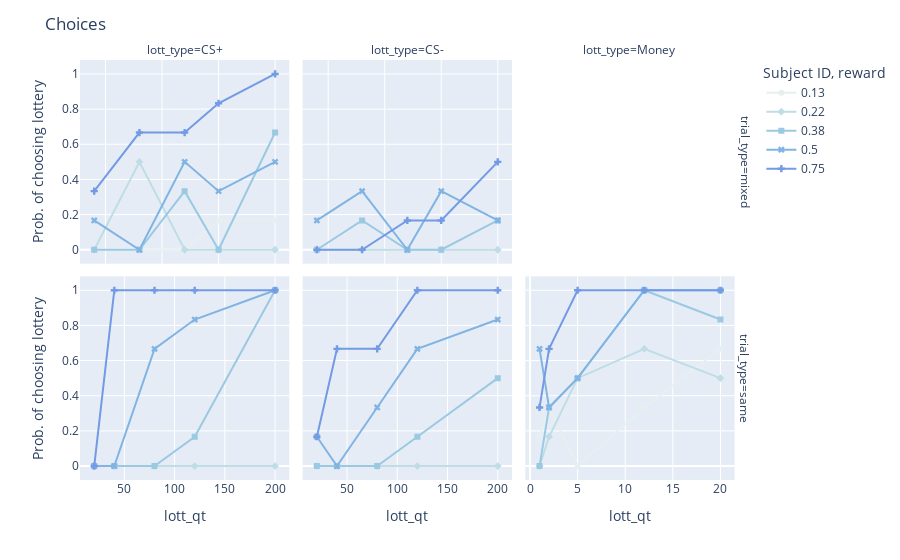

Source (notebook cell):
### Code cell
subjectTrials_df = sim._get_subject_choices(subjectTrials_df)



subject_choiceCount_df = pd.DataFrame(subjectTrials_df[beahviour_cols].groupby(
                    list(subjectTrials_df[beahviour_cols].columns[:-1])
                    ).apply(
                lambda df: get_probLottery(df)), 
                columns = [_v_.probLotteryChoice_colName]).reset_index()

title = 'Choices'

hover_cols = ['lott_type']
hover_data = {key:False for key in subject_choiceCount_df.columns}

fig = px.line(subject_choiceCount_df, facet_col = 'lott_type', facet_row = 'trial_type',
            x=beahviour_cols[-3], y=_v_.probLotteryChoice_colName, 
            color='lott_prob',  markers=True,
            symbol = 'lott_prob', 
            color_discrete_sequence = px.colors.sequential.dense,
            hover_data = hover_data, 
            category_orders= {
                        'lottery p': sorted(list(subject_choiceCount_df[beahviour_cols[-2]].unique())),
                        }
                )
fig.update_layout(
    title = title,
    legend_title="Subject ID, reward",
)                                
fig.update_xaxes(matches=None)

fig.show()

### Figure 1 — Plotly figure (JSON) as saved in the notebook; plotly's stock layout.template omitted (floating-point values rounded to 4 significant figures)
{"data": [{"customdata": [["mixed", "Money", 0.2, 1, "CS+", 0.13], ["mixed", "Money", 0.2, 1, "CS+", 0.13], ["mixed", "Money", 0.2, 1, "CS+", 0.13], ["mixed", "Money", 0.2, 1, "CS+", 0.13], ["mixed", "Money", 0.2, 1, "CS+", 0.13]], "hovertemplate": "<extra></extra>", "legendgroup": "0.13", "line": {"color": "rgb(230, 240, 240)", "dash": "solid"}, "marker": {"symbol": "circle"}, "mode": "markers+lines", "name": "0.13", "orientation": "v", "showlegend": true, "type": "scatter", "x": [40, 80, 120, 150, 200], "xaxis": "x4", "y": [0, 0, 0, 0.1667, 0.1667], "yaxis": "y4"}, {"customdata": [["mixed", "Money", 0.2, 1, "CS-", 0.13], ["mixed", "Money", 0.2, 1, "CS-", 0.13], ["mixed", "Money", 0.2, 1, "CS-", 0.13], ["mixed", "Money", 0.2, 1, "CS-", 0.13], ["mixed", "Money", 0.2, 1, "CS-", 0.13]], "hovertemplate": "<extra></extra>", "legendgroup": "0.13", "line": {"color": "rgb(230, 240, 240)", "dash": "solid"}, "marker": {"symbol": "circle"}, "mode": "markers+lines", "name": "0.13", "orientation": "v", "showlegend": false, "type": "scatter", "x": [40, 80, 120, 150, 200], "xaxis": "x5", "y": [0, 0, 0, 0, 0], "yaxis": "y5"}, {"customdata": [["same", "CS+", 20, 1, "CS+", 0.13], ["same", "CS+", 20, 1, "CS+", 0.13], ["same", "CS+", 20, 1, "CS+", 0.13], ["same", "CS+", 20, 1, "CS+", 0.13], ["same", "CS+", 20, 1, "CS+", 0.13]], "hovertemplate": "<extra></extra>", "legendgroup": "0.13", "line": {"color": "rgb(230, 240, 240)", "dash": "solid"}, "marker": {"symbol": "circle"}, "mode": "markers+lines", "name": "0.13", "orientation": "v", "showlegend": false, "type": "scatter", "x": [20, 40, 80, 120, 200], "xaxis": "x", "y": [0, 0, 0, 0, 0], "yaxis": "y"}, {"customdata": [["same", "CS-", 20, 1, "CS-", 0.13], ["same", "CS-", 20, 1, "CS-", 0.13], ["same", "CS-", 20, 1, "CS-", 0.13], ["same", "CS-", 20, 1, "CS-", 0.13], ["same", "CS-", 20, 1, "CS-", 0.13]], "hovertemplate": "<extra></extra>", "legendgroup": "0.13", "line": {"color": "rgb(230, 240, 240)", "dash": "solid"}, "marker": {"symbol": "circle"}, "mode": "markers+lines", "name": "0.13", "orientation": "v", "showlegend": false, "type": "scatter", "x": [20, 40, 80, 120, 200], "xaxis": "x2", "y": [0, 0, 0, 0, 0], "yaxis": "y2"}, {"customdata": [["same", "Money", 1, 1, "Money", 0.13], ["same", "Money", 1, 1, "Money", 0.13], ["same", "Money", 1, 1, "Money", 0.13], ["same", "Money", 1, 1, "Money", 0.13], ["same", "Money", 1, 1, "Money", 0.13]], "hovertemplate": "<extra></extra>", "legendgroup": "0.13", "line": {"color": "rgb(230, 240, 240)", "dash": "solid"}, "marker": {"symbol": "circle"}, "mode": "markers+lines", "name": "0.13", "orientation": "v", "showlegend": false, "type": "scatter", "x": [1, 2, 5, 12, 20], "xaxis": "x3", "y": [0.1667, 0.3333, 0, 0.3333, 0.6667], "yaxis": "y3"}, {"customdata": [["mixed", "Money", 0.2, 1, "CS+", 0.22], ["mixed", "Money", 0.2, 1, "CS+", 0.22], ["mixed", "Money", 0.2, 1, "CS+", 0.22], ["mixed", "Money", 0.2, 1, "CS+", 0.22], ["mixed", "Money", 0.2, 1, "CS+", 0.22]], "hovertemplate": "<extra></extra>", "legendgroup": "0.22", "line": {"color": "rgb(191, 221, 229)", "dash": "solid"}, "marker": {"symbol": "diamond"}, "mode": "markers+lines", "name": "0.22", "orientation": "v", "showlegend": true, "type": "scatter", "x": [40, 80, 120, 150, 200], "xaxis": "x4", "y": [0, 0.5, 0, 0, 0], "yaxis": "y4"}, {"customdata": [["mixed", "Money", 0.2, 1, "CS-", 0.22], ["mixed", "Money", 0.2, 1, "CS-", 0.22], ["mixed", "Money", 0.2, 1, "CS-", 0.22], ["mixed", "Money", 0.2, 1, "CS-", 0.22], ["mixed", "Money", 0.2, 1, "CS-", 0.22]], "hovertemplate": "<extra></extra>", "legendgroup": "0.22", "line": {"color": "rgb(191, 221, 229)", "dash": "solid"}, "marker": {"symbol": "diamond"}, "mode": "markers+lines", "name": "0.22", "orientation": "v", "showlegend": false, "type": "scatter", "x": [40, 80, 120, 150, 200], "xaxis": "x5", "y": [0, 0, 0, 0, 0], "yaxis": "y5"}, {"customdata": [["same", "CS+", 20, 1, "CS+", 0.22], ["same", "CS+", 20, 1, "CS+", 0.22], ["same", "CS+", 20, 1, "CS+", 0.22], ["same", "CS+", 20, 1, "CS+", 0.22], ["same", "CS+", 20, 1, "CS+", 0.22]], "hovertemplate": "<extra></extra>", "legendgroup": "0.22", "line": {"color": "rgb(191, 221, 229)", "dash": "solid"}, "marker": {"symbol": "diamond"}, "mode": "markers+lines", "name": "0.22", "orientation": "v", "showlegend": false, "type": "scatter", "x": [20, 40, 80, 120, 200], "xaxis": "x", "y": [0, 0, 0, 0, 0], "yaxis": "y"}, {"customdata": [["same", "CS-", 20, 1, "CS-", 0.22], ["same", "CS-", 20, 1, "CS-", 0.22], ["same", "CS-", 20, 1, "CS-", 0.22], ["same", "CS-", 20, 1, "CS-", 0.22], ["same", "CS-", 20, 1, "CS-", 0.22]], "hovertemplate": "<extra></extra>", "legendgroup": "0.22", "line": {"color": "rgb(191, 221, 229)", "dash": "solid"}, "marker": {"symbol": "diamond"}, "mode": "markers+lines", "name": "0.22", "orientation": "v", "showlegend": false, "type": "scatter", "x": [20, 40, 80, 120, 200], "xaxis": "x2", "y": [0, 0, 0, 0, 0], "yaxis": "y2"}, {"customdata": [["same", "Money", 1, 1, "Money", 0.22], ["same", "Money", 1, 1, "Money", 0.22], ["same", "Money", 1, 1, "Money", 0.22], ["same", "Money", 1, 1, "Money", 0.22], ["same", "Money", 1, 1, "Money", 0.22]], "hovertemplate": "<extra></extra>", "legendgroup": "0.22", "line": {"color": "rgb(191, 221, 229)", "dash": "solid"}, "marker": {"symbol": "diamond"}, "mode": "markers+lines", "name": "0.22", "orientation": "v", "showlegend": false, "type": "scatter", "x": [1, 2, 5, 12, 20], "xaxis": "x3", "y": [0, 0.1667, 0.5, 0.6667, 0.5], "yaxis": "y3"}, {"customdata": [["mixed", "Money", 0.2, 1, "CS+", 0.38], ["mixed", "Money", 0.2, 1, "CS+", 0.38], ["mixed", "Money", 0.2, 1, "CS+", 0.38], ["mixed", "Money", 0.2, 1, "CS+", 0.38], ["mixed", "Money", 0.2, 1, "CS+", 0.38]], "hovertemplate": "<extra></extra>", "legendgroup": "0.38", "line": {"color": "rgb(156, 201, 226)", "dash": "solid"}, "marker": {"symbol": "square"}, "mode": "markers+lines", "name": "0.38", "orientation": "v", "showlegend": true, "type": "scatter", "x": [40, 80, 120, 150, 200], "xaxis": "x4", "y": [0, 0, 0.3333, 0, 0.6667], "yaxis": "y4"}, {"customdata": [["mixed", "Money", 0.2, 1, "CS-", 0.38], ["mixed", "Money", 0.2, 1, "CS-", 0.38], ["mixed", "Money", 0.2, 1, "CS-", 0.38], ["mixed", "Money", 0.2, 1, "CS-", 0.38], ["mixed", "Money", 0.2, 1, "CS-", 0.38]], "hovertemplate": "<extra></extra>", "legendgroup": "0.38", "line": {"color": "rgb(156, 201, 226)", "dash": "solid"}, "marker": {"symbol": "square"}, "mode": "markers+lines", "name": "0.38", "orientation": "v", "showlegend": false, "type": "scatter", "x": [40, 80, 120, 150, 200], "xaxis": "x5", "y": [0, 0.1667, 0, 0, 0.1667], "yaxis": "y5"}, {"customdata": [["same", "CS+", 20, 1, "CS+", 0.38], ["same", "CS+", 20, 1, "CS+", 0.38], ["same", "CS+", 20, 1, "CS+", 0.38], ["same", "CS+", 20, 1, "CS+", 0.38], ["same", "CS+", 20, 1, "CS+", 0.38]], "hovertemplate": "<extra></extra>", "legendgroup": "0.38", "line": {"color": "rgb(156, 201, 226)", "dash": "solid"}, "marker": {"symbol": "square"}, "mode": "markers+lines", "name": "0.38", "orientation": "v", "showlegend": false, "type": "scatter", "x": [20, 40, 80, 120, 200], "xaxis": "x", "y": [0, 0, 0, 0.1667, 1], "yaxis": "y"}, {"customdata": [["same", "CS-", 20, 1, "CS-", 0.38], ["same", "CS-", 20, 1, "CS-", 0.38], ["same", "CS-", 20, 1, "CS-", 0.38], ["same", "CS-", 20, 1, "CS-", 0.38], ["same", "CS-", 20, 1, "CS-", 0.38]], "hovertemplate": "<extra></extra>", "legendgroup": "0.38", "line": {"color": "rgb(156, 201, 226)", "dash": "solid"}, "marker": {"symbol": "square"}, "mode": "markers+lines", "name": "0.38", "orientation": "v", "showlegend": false, "type": "scatter", "x": [20, 40, 80, 120, 200], "xaxis": "x2", "y": [0, 0, 0, 0.1667, 0.5], "yaxis": "y2"}, {"customdata": [["same", "Money", 1, 1, "Money", 0.38], ["same", "Money", 1, 1, "Money", 0.38], ["same", "Money", 1, 1, "Money", 0.38], ["same", "Money", 1, 1, "Money", 0.38], ["same", "Money", 1, 1, "Money", 0.38]], "hovertemplate": "<extra></extra>", "legendgroup": "0.38", "line": {"color": "rgb(156, 201, 226)", "dash": "solid"}, "marker": {"symbol": "square"}, "mode": "markers+lines", "name": "0.38", "orientation": "v", "showlegend": false, "type": "scatter", "x": [1, 2, 5, 12, 20], "xaxis": "x3", "y": [0, 0.3333, 0.5, 1, 0.8333], "yaxis": "y3"}, {"customdata": [["mixed", "Money", 0.2, 1, "CS+", 0.5], ["mixed", "Money", 0.2, 1, "CS+", 0.5], ["mixed", "Money", 0.2, 1, "CS+", 0.5], ["mixed", "Money", 0.2, 1, "CS+", 0.5], ["mixed", "Money", 0.2, 1, "CS+", 0.5]], "hovertemplate": "<extra></extra>", "legendgroup": "0.5", "line": {"color": "rgb(129, 180, 227)", "dash": "solid"}, "marker": {"symbol": "x"}, "mode": "markers+lines", "name": "0.5", "orientation": "v", "showlegend": true, "type": "scatter", "x": [40, 80, 120, 150, 200], "xaxis": "x4", "y": [0.1667, 0, 0.5, 0.3333, 0.5], "yaxis": "y4"}, {"customdata": [["mixed", "Money", 0.2, 1, "CS-", 0.5], ["mixed", "Money", 0.2, 1, "CS-", 0.5], ["mixed", "Money", 0.2, 1, "CS-", 0.5], ["mixed", "Money", 0.2, 1, "CS-", 0.5], ["mixed", "Money", 0.2, 1, "CS-", 0.5]], "hovertemplate": "<extra></extra>", "legendgroup": "0.5", "line": {"color": "rgb(129, 180, 227)", "dash": "solid"}, "marker": {"symbol": "x"}, "mode": "markers+lines", "name": "0.5", "orientation": "v", "showlegend": false, "type": "scatter", "x": [40, 80, 120, 150, 200], "xaxis": "x5", "y": [0.1667, 0.3333, 0, 0.3333, 0.1667], "yaxis": "y5"}, {"customdata": [["same", "CS+", 20, 1, "CS+", 0.5], ["same", "CS+", 20, 1, "CS+", 0.5], ["same", "CS+", 20, 1, "CS+", 0.5], ["same", "CS+", 20, 1, "CS+", 0.5], ["same", "CS+", 20, 1, "CS+", 0.5]], "hovertemplate": "<extra></extra>", "legendgroup": "0.5", "line": {"color": "rgb(129, 180, 227)", "dash": "solid"}, "marker": {"symbol": "x"}, "mode": "markers+lines", "name": "0.5", "orientation": "v", "showlegend": false, "type": "scatter", "x": [20, 40, 80, 120, 200], "xaxis": "x", "y": [0, 0, 0.6667, 0.8333, 1], "yaxis": "y"}, {"customdata": [["same", "CS-", 20, 1, "CS-", 0.5], ["same", "CS-", 20, 1, "CS-", 0.5], ["same", "CS-", 20, 1, "CS-", 0.5], ["same", "CS-", 20, 1, "CS-", 0.5], ["same", "CS-", 20, 1, "CS-", 0.5]], "hovertemplate": "<extra></extra>", "legendgroup": "0.5", "line": {"color": "rgb(129, 180, 227)", "dash": "solid"}, "marker": {"symbol": "x"}, "mode": "markers+lines", "name": "0.5", "orientation": "v", "showlegend": false, "type": "scatter", "x": [20, 40, 80, 120, 200], "xaxis": "x2", "y": [0.1667, 0, 0.3333, 0.6667, 0.8333], "yaxis": "y2"}, {"customdata": [["same", "Money", 1, 1, "Money", 0.5], ["same", "Money", 1, 1, "Money", 0.5], ["same", "Money", 1, 1, "Money", 0.5], ["same", "Money", 1, 1, "Money", 0.5], ["same", "Money", 1, 1, "Money", 0.5]], "hovertemplate": "<extra></extra>", "legendgroup": "0.5", "line": {"color": "rgb(129, 180, 227)", "dash": "solid"}, "marker": {"symbol": "x"}, "mode": "markers+lines", "name": "0.5", "orientation": "v", "showlegend": false, "type": "scatter", "x": [1, 2, 5, 12, 20], "xaxis": "x3", "y": [0.6667, 0.3333, 0.5, 1, 1], "yaxis": "y3"}, {"customdata": [["mixed", "Money", 0.2, 1, "CS+", 0.75], ["mixed", "Money", 0.2, 1, "CS+", 0.75], ["mixed", "Money", 0.2, 1, "CS+", 0.75], ["mixed", "Money", 0.2, 1, "CS+", 0.75], ["mixed", "Money", 0.2, 1, "CS+", 0.75]], "hovertemplate": "<extra></extra>", "legendgroup": "0.75", "line": {"color": "rgb(115, 154, 228)", "dash": "solid"}, "marker": {"symbol": "cross"}, "mode": "markers+lines", "name": "0.75", "orientation": "v", "showlegend": true, "type": "scatter", "x": [40, 80, 120, 150, 200], "xaxis": "x4", "y": [0.3333, 0.6667, 0.6667, 0.8333, 1], "yaxis": "y4"}, {"customdata": [["mixed", "Money", 0.2, 1, "CS-", 0.75], ["mixed", "Money", 0.2, 1, "CS-", 0.75], ["mixed", "Money", 0.2, 1, "CS-", 0.75], ["mixed", "Money", 0.2, 1, "CS-", 0.75], ["mixed", "Money", 0.2, 1, "CS-", 0.75]], "hovertemplate": "<extra></extra>", "legendgroup": "0.75", "line": {"color": "rgb(115, 154, 228)", "dash": "solid"}, "marker": {"symbol": "cross"}, "mode": "markers+lines", "name": "0.75", "orientation": "v", "showlegend": false, "type": "scatter", "x": [40, 80, 120, 150, 200], "xaxis": "x5", "y": [0, 0, 0.1667, 0.1667, 0.5], "yaxis": "y5"}, {"customdata": [["same", "CS+", 20, 1, "CS+", 0.75], ["same", "CS+", 20, 1, "CS+", 0.75], ["same", "CS+", 20, 1, "CS+", 0.75], ["same", "CS+", 20, 1, "CS+", 0.75], ["same", "CS+", 20, 1, "CS+", 0.75]], "hovertemplate": "<extra></extra>", "legendgroup": "0.75", "line": {"color": "rgb(115, 154, 228)", "dash": "solid"}, "marker": {"symbol": "cross"}, "mode": "markers+lines", "name": "0.75", "orientation": "v", "showlegend": false, "type": "scatter", "x": [20, 40, 80, 120, 200], "xaxis": "x", "y": [0, 1, 1, 1, 1], "yaxis": "y"}, {"customdata": [["same", "CS-", 20, 1, "CS-", 0.75], ["same", "CS-", 20, 1, "CS-", 0.75], ["same", "CS-", 20, 1, "CS-", 0.75], ["same", "CS-", 20, 1, "CS-", 0.75], ["same", "CS-", 20, 1, "CS-", 0.75]], "hovertemplate": "<extra></extra>", "legendgroup": "0.75", "line": {"color": "rgb(115, 154, 228)", "dash": "solid"}, "marker": {"symbol": "cross"}, "mode": "markers+lines", "name": "0.75", "orientation": "v", "showlegend": false, "type": "scatter", "x": [20, 40, 80, 120, 200], "xaxis": "x2", "y": [0.1667, 0.6667, 0.6667, 1, 1], "yaxis": "y2"}, {"customdata": [["same", "Money", 1, 1, "Money", 0.75], ["same", "Money", 1, 1, "Money", 0.75], ["same", "Money", 1, 1, "Money", 0.75], ["same", "Money", 1, 1, "Money", 0.75], ["same", "Money", 1, 1, "Money", 0.75]], "hovertemplate": "<extra></extra>", "legendgroup": "0.75", "line": {"color": "rgb(115, 154, 228)", "dash": "solid"}, "marker": {"symbol": "cross"}, "mode": "markers+lines", "name": "0.75", "orientation": "v", "showlegend": false, "type": "scatter", "x": [1, 2, 5, 12, 20], "xaxis": "x3", "y": [0.3333, 0.6667, 1, 1, 1], "yaxis": "y3"}], "layout": {"annotations": [{"font": {}, "showarrow": false, "text": "lott_type=CS+", "x": 0.1567, "xanchor": "center", "xref": "paper", "y": 1, "yanchor": "bottom", "yref": "paper"}, {"font": {}, "showarrow": false, "text": "lott_type=CS-", "x": 0.49, "xanchor": "center", "xref": "paper", "y": 1, "yanchor": "bottom", "yref": "paper"}, {"font": {}, "showarrow": false, "text": "lott_type=Money", "x": 0.8233, "xanchor": "center", "xref": "paper", "y": 1, "yanchor": "bottom", "yref": "paper"}, {"font": {}, "showarrow": false, "text": "trial_type=same", "textangle": 90, "x": 0.98, "xanchor": "left", "xref": "paper", "y": 0.2425, "yanchor": "middle", "yref": "paper"}, {"font": {}, "showarrow": false, "text": "trial_type=mixed", "textangle": 90, "x": 0.98, "xanchor": "left", "xref": "paper", "y": 0.7575, "yanchor": "middle", "yref": "paper"}], "autosize": true, "legend": {"title": {"text": "Subject ID, reward"}, "tracegroupgap": 0}, "margin": {"t": 60}, "title": {"text": "Choices"}, "xaxis": {"anchor": "y", "autorange": true, "domain": [0, 0.3133], "range": [6.475, 213.5], "title": {"text": "lott_qt"}, "type": "linear"}, "xaxis2": {"anchor": "y2", "autorange": true, "domain": [0.3333, 0.6467], "range": [6.475, 213.5], "title": {"text": "lott_qt"}, "type": "linear"}, "xaxis3": {"anchor": "y3", "autorange": true, "domain": [0.6667, 0.98], "range": [-0.4277, 21.43], "title": {"text": "lott_qt"}, "type": "linear"}, "xaxis4": {"anchor": "y4", "autorange": true, "domain": [0, 0.3133], "range": [27.98, 212.0], "showticklabels": false, "type": "linear"}, "xaxis5": {"anchor": "y5", "autorange": true, "domain": [0.3333, 0.6467], "range": [27.98, 212.0], "showticklabels": false, "type": "linear"}, "xaxis6": {"anchor": "y6", "domain": [0.6667, 0.98], "showticklabels": false}, "yaxis": {"anchor": "x", "autorange": true, "domain": [0, 0.485], "range": [-0.1026, 1.103], "title": {"text": "Prob. of choosing lottery"}, "type": "linear"}, "yaxis2": {"anchor": "x2", "autorange": true, "domain": [0, 0.485], "matches": "y", "range": [-0.1026, 1.103], "showticklabels": false, "type": "linear"}, "yaxis3": {"anchor": "x3", "autorange": true, "domain": [0, 0.485], "matches": "y", "range": [-0.1026, 1.103], "showticklabels": false, "type": "linear"}, "yaxis4": {"anchor": "x4", "autorange": true, "domain": [0.515, 1], "matches": "y", "range": [-0.1026, 1.103], "title": {"text": "Prob. of choosing lottery"}, "type": "linear"}, "yaxis5": {"anchor": "x5", "autorange": true, "domain": [0.515, 1], "matches": "y", "range": [-0.1026, 1.103], "showticklabels": false, "type": "linear"}, "yaxis6": {"anchor": "x6", "domain": [0.515, 1], "matches": "y", "showticklabels": false}}}
